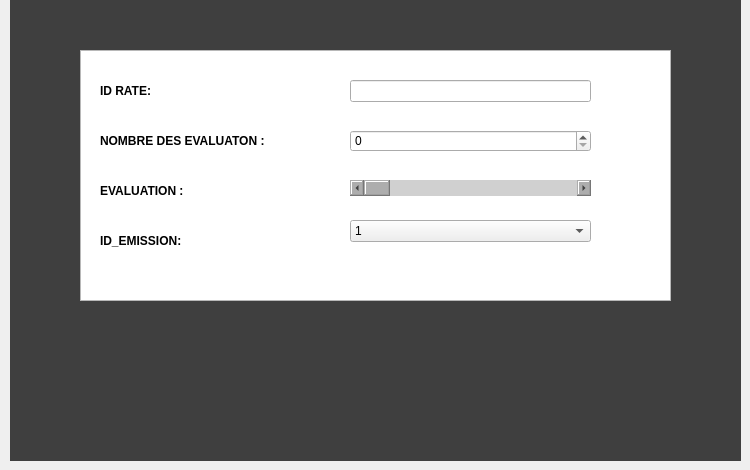
      <widget class="QWidget" name="tab_25">
       <attribute name="title">
        <string>evaluer</string>
       </attribute>
       <widget class="QLabel" name="label_121">
        <property name="geometry">
         <rect>
          <x>10</x>
          <y>0</y>
          <width>731</width>
          <height>461</height>
         </rect>
        </property>
        <property name="styleSheet">
         <string notr="true">background-color: rgb(63, 63, 63);</string>
        </property>
        <property name="text">
         <string/>
        </property>
       </widget>
       <widget class="QTextEdit" name="textEdit_2">
        <property name="geometry">
         <rect>
          <x>80</x>
          <y>50</y>
          <width>591</width>
          <height>251</height>
         </rect>
        </property>
       </widget>
       <widget class="QLabel" name="label_124">
        <property name="geometry">
         <rect>
          <x>100</x>
          <y>70</y>
          <width>111</width>
          <height>41</height>
         </rect>
        </property>
        <property name="font">
         <font>
          <weight>75</weight>
          <bold>true</bold>
         </font>
        </property>
        <property name="text">
         <string>ID RATE:</string>
        </property>
       </widget>
       <widget class="QLabel" name="label_125">
        <property name="geometry">
         <rect>
          <x>100</x>
          <y>170</y>
          <width>111</width>
          <height>41</height>
         </rect>
        </property>
        <property name="font">
         <font>
          <weight>75</weight>
          <bold>true</bold>
         </font>
        </property>
        <property name="text">
         <string>EVALUATION :</string>
        </property>
       </widget>
       <widget class="QLabel" name="label_133">
        <property name="geometry">
         <rect>
          <x>100</x>
          <y>120</y>
          <width>191</width>
          <height>41</height>
         </rect>
        </property>
        <property name="font">
         <font>
          <weight>75</weight>
          <bold>true</bold>
         </font>
        </property>
        <property name="text">
         <string>NOMBRE DES EVALUATON :</string>
        </property>
       </widget>
       <widget class="QLabel" name="label_134">
        <property name="geometry">
         <rect>
          <x>100</x>
          <y>220</y>
          <width>111</width>
          <height>41</height>
         </rect>
        </property>
        <property name="font">
         <font>
          <weight>75</weight>
          <bold>true</bold>
         </font>
        </property>
        <property name="text">
         <string>ID_EMISSION:</string>
        </property>
       </widget>
       <widget class="QComboBox" name="comboBox_10">
        <property name="geometry">
         <rect>
          <x>350</x>
          <y>220</y>
          <width>241</width>
          <height>22</height>
         </rect>
        </property>
        <item>
         <property name="text">
          <string>1</string>
         </property>
        </item>
        <item>
         <property name="text">
          <string>2</string>
         </property>
        </item>
       </widget>
       <widget class="QScrollBar" name="horizontalScrollBar_6">
        <property name="geometry">
         <rect>
          <x>350</x>
          <y>180</y>
          <width>241</width>
          <height>16</height>
         </rect>
        </property>
        <property name="styleSheet">
         <string notr="true">background-color: rgba(63, 63, 63, 63);</string>
        </property>
        <property name="orientation">
         <enum>Qt::Horizontal</enum>
        </property>
       </widget>
       <widget class="QSpinBox" name="spinBox">
        <property name="geometry">
         <rect>
          <x>350</x>
          <y>130</y>
          <width>241</width>
          <height>22</height>
         </rect>
        </property>
       </widget>
       <widget class="QLineEdit" name="lineEdit_39">
        <property name="geometry">
         <rect>
          <x>350</x>
          <y>80</y>
          <width>241</width>
          <height>22</height>
         </rect>
        </property>
       </widget>
      </widget>
